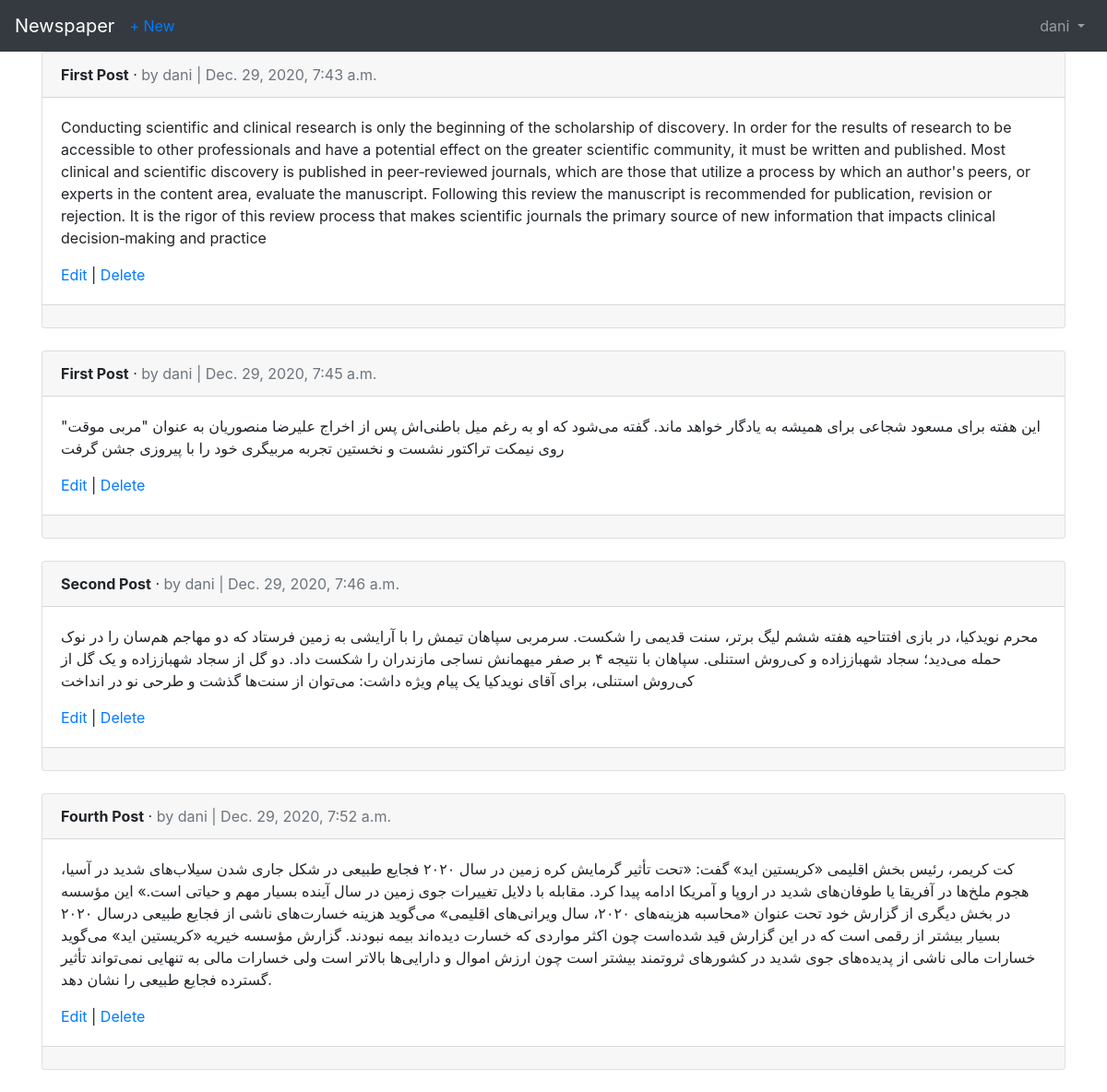
/articles/ (signed in), run on an earlier commit of the app's database.
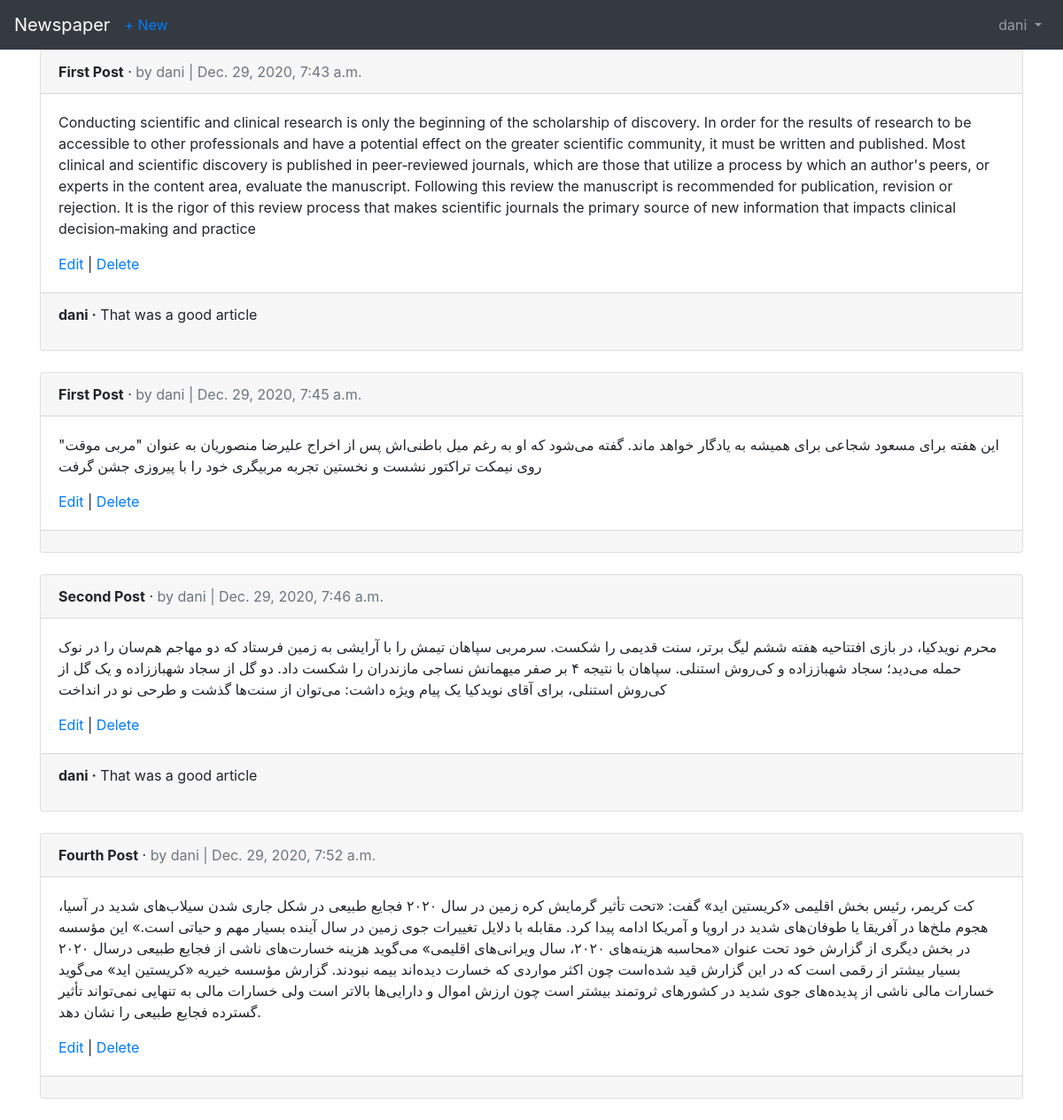
And on a later commit of the database.
### articles/models.py (models this page shows, shortened)
class Article(models.Model):
    title = models.CharField(max_length=255)
    body = models.TextField()
    date = models.DateTimeField(auto_now_add=True)
    author = models.ForeignKey(
        settings.AUTH_USER_MODEL,
       on_delete= models.CASCADE,
    )

class Comment(models.Model):
    acrticle = models.ForeignKey(Article,on_delete=models.CASCADE,related_name='comments')
    comment = models.CharField(max_length=140)
    author = models.ForeignKey(
        settings.AUTH_USER_MODEL,
       on_delete= models.CASCADE,
    )
    def __str__(self):
        return self.comment

### users/models.py (models this page shows)
class  CustomUser(AbstractUser):
    age = models.PositiveIntegerField(default=0)

### articles/views.py (the view)
# urls.py: path('', ArticleListView.as_view(), name='article_list'),
class ArticleListView(LoginRequiredMixin,ListView):
    model = Article
    template_name = 'article_list.html'
    login_url = 'login'

### templates/article_list.html (shortened to what this page needs)
{% extends 'base.html' %}
{% block content %}
  {% for article in object_list %}
    <div class="card">
      <div class="card-header">
        <span class="font-weight-bold">{{ article.title }}</span> &middot;
        <span class="text-muted">by {{ article.author }} | {{ article.date }}</span>
      </div>
      <div class="card-body">
        <p>{{ article.body }}</p>
        <a href="{% url 'article_edit' article.pk %}">Edit</a> |
        <a href="{% url 'article_delete' article.pk %}">Delete</a>
      </div>
      <div class="card-footer">
        {% for comment in article.comments.all %}
          <p>
            <span class="font-weight-bold">{{ comment.author }} &middot;</span>
            {{ comment }}
          </p>
        {% endfor %}
      </div>
    </div>
    <br />
  {% endfor %}
{% endblock content %}

What changed in the data, as far as the page shows it:
added Comment: author "dani", comment "That was a good article", shown under Article "Dec. 29, 2020, 7:43 a.m."
added Comment: author "dani", comment "That was a good article", shown under Article "Second Post"
